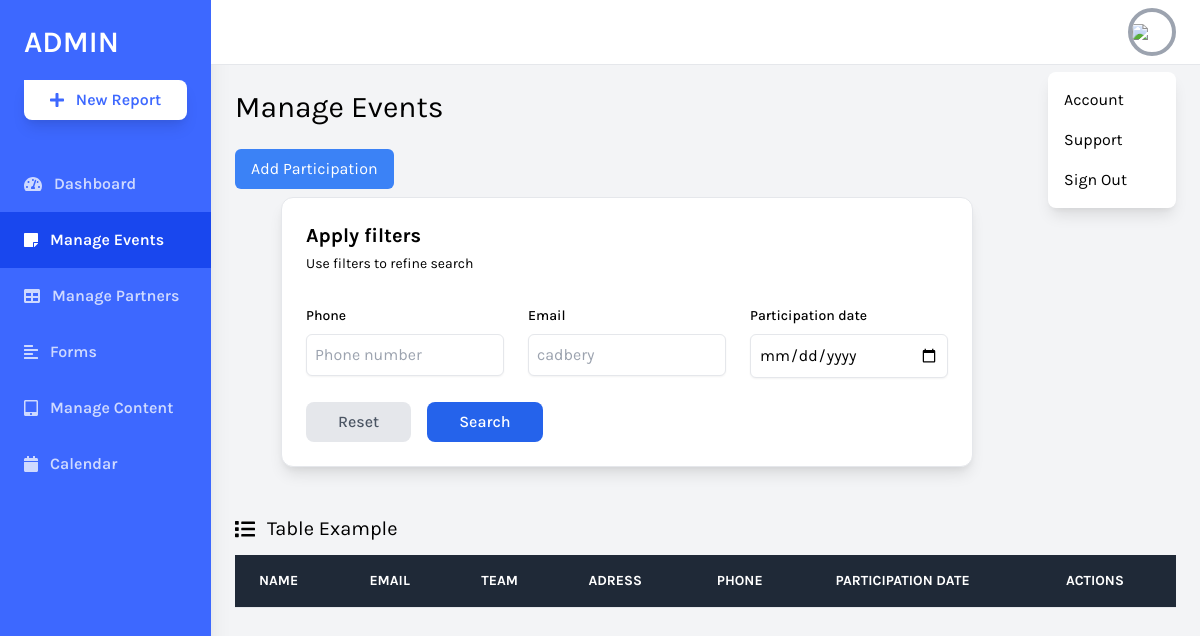
The page /daskboard/participants.php on the database as committed earlier.
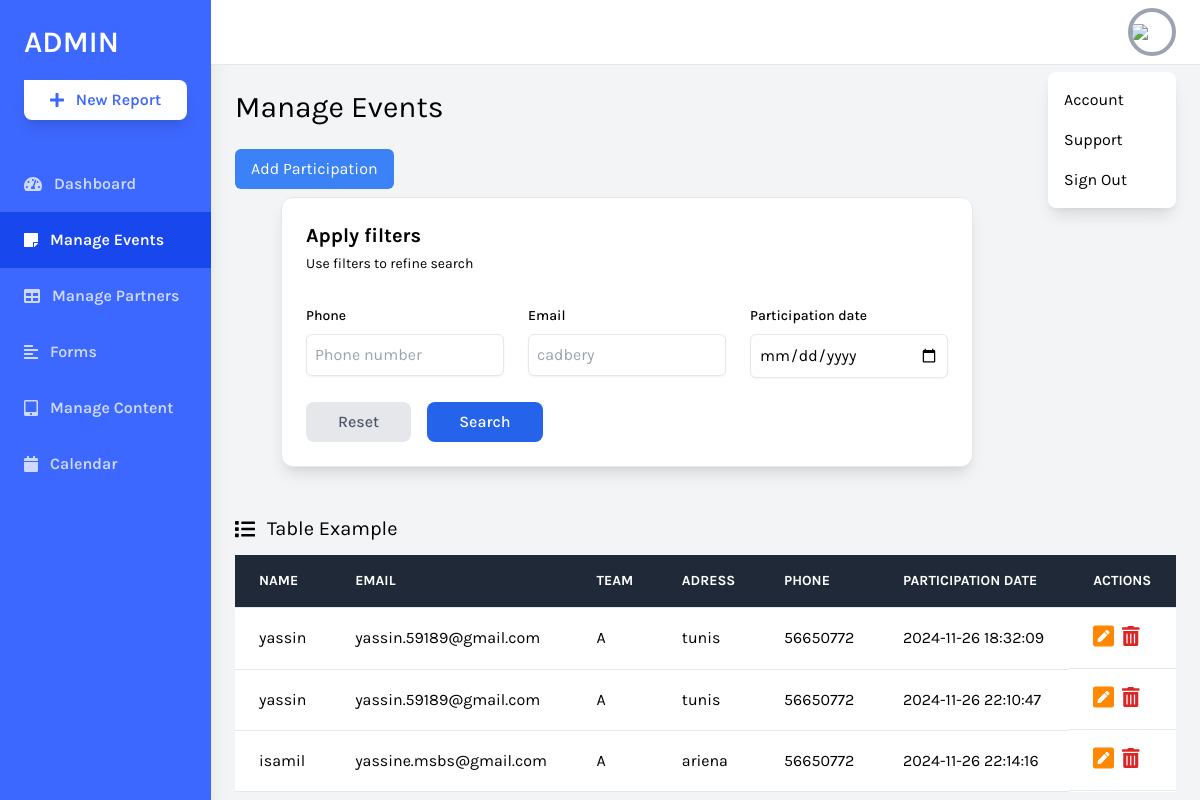
The same page on the database as committed later.
### tables this page shows
CREATE TABLE `participants` (
  `idevent` int(11) NOT NULL,
  `idutilsateur` int(11) NOT NULL,
  `dateparticipation` timestamp NOT NULL DEFAULT current_timestamp(),
  `team` enum('A','B') NOT NULL
);

CREATE TABLE `utilisateur` (
  `ID` int(11) NOT NULL,
  `role` varchar(20) NOT NULL,
  `Nom` varchar(20) NOT NULL,
  `username` varchar(20) NOT NULL,
  `Email` varchar(100) NOT NULL,
  `password` varchar(250) NOT NULL,
  `adresse` varchar(50) NOT NULL,
  `tel` varchar(8) NOT NULL
);

### daskboard/participants.php (the view, shortened to what this page needs)
<?php
include "conn.php";
?>
<!DOCTYPE html>
<html lang="en">
<head>
    <link rel="stylesheet" href="https://cdnjs.cloudflare.com/ajax/libs/font-awesome/4.7.0/css/font-awesome.min.css">
    <link href="https://cdnjs.cloudflare.com/ajax/libs/tailwindcss/2.2.19/tailwind.min.css" rel="stylesheet">
</head>
<body class="bg-gray-100 font-family-karla flex">
    <aside class="relative bg-sidebar h-screen w-64 hidden sm:block shadow-xl">
        <div class="p-6">
            <a href="index.php" class="text-white text-3xl font-semibold uppercase hover:text-gray-300">Admin</a>
            <button
                class="w-full bg-white cta-btn font-semibold py-2 mt-5 rounded-br-lg rounded-bl-lg rounded-tr-lg shadow-lg hover:shadow-xl hover:bg-gray-300 flex items-center justify-center">
                <i class="fas fa-plus mr-3"></i> New Report
            </button>
        </div>
        <nav class="text-white text-base font-semibold pt-3">
            <a href="index.php" class="flex items-center text-white opacity-75 hover:opacity-100 py-4 pl-6 nav-item">
                <i class="fas fa-tachometer-alt mr-3"></i>
                Dashboard
            </a>
            <a href="events.php" class="flex items-center active-nav-link text-white py-4 pl-6 nav-item">
                <i class="fas fa-sticky-note mr-3"></i>
                Manage Events
            </a>
            <a href="partners.php" class="flex items-center text-white opacity-75 hover:opacity-100 py-4 pl-6 nav-item">
                <i class="fas fa-table mr-3"></i>
                Manage Partners
            </a>
            <a href="forms.html" class="flex items-center text-white opacity-75 hover:opacity-100 py-4 pl-6 nav-item">
                <i class="fas fa-align-left mr-3"></i>
                Forms
            </a>
            <a href="tabs.php" class="flex items-center text-white opacity-75 hover:opacity-100 py-4 pl-6 nav-item">
                <i class="fas fa-tablet-alt mr-3"></i>
                Manage Content
            </a>
            <a href="calendar.php"
                class="flex items-center text-white opacity-75 hover:opacity-100 py-4 pl-6 nav-item">
                <i class="fas fa-calendar mr-3"></i>
                Calendar
            </a>
        </nav>
    </aside>
    <div class="relative w-full flex flex-col h-screen overflow-y-hidden">
        <header class="w-full items-center bg-white py-2 px-6 hidden sm:flex">
            <div x-data="{ isOpen: false }" class="relative w-1/2 flex justify-end">
                <button @click="isOpen = !isOpen"
                    class="realtive z-10 w-12 h-12 rounded-full overflow-hidden border-4 border-gray-400 hover:border-gray-300 focus:border-gray-300 focus:outline-none">
                    <img src="https://source.unsplash.com/uJ8LNVCBjFQ/400x400">
                </button>
                <button x-show="isOpen" @click="isOpen = false"
                    class="h-full w-full fixed inset-0 cursor-default"></button>
                <div x-show="isOpen" class="absolute w-32 bg-white rounded-lg shadow-lg py-2 mt-16">
                    <a href="#" class="block px-4 py-2 account-link hover:text-white">Account</a>
                    <a href="#" class="block px-4 py-2 account-link hover:text-white">Support</a>
                    <a href="logout.php" class="block px-4 py-2 account-link hover:text-white">Sign Out</a>
                </div>
            </div>
        </header>
        <div class="w-full h-screen overflow-x-hidden border-t flex flex-col">
            <main class="w-full flex-grow p-6">
                <h1 class="text-3xl text-black pb-6">Manage Events</h1>
                <button id="openModalButton"
                    class="px-4 py-2 bg-blue-500 text-white rounded-md hover:bg-blue-600 focus:outline-none">
                    Add Participation
                </button>
                <form action="" method="GET">
                <div class="m-2 max-w-screen-md flex items-center justify-center    ">
                    <div class="rounded-xl border border-gray-200 bg-white p-6 shadow-lg">
                        <h2 class="text-stone-700 text-xl font-bold">Apply filters</h2>
                        <p class="mt-1 text-sm">Use filters to refine search</p>
                        <div class="mt-8 grid grid-cols-1 gap-6 md:grid-cols-2 lg:grid-cols-3">
                            <div class="flex flex-col">
                                <label for="name" class="text-stone-600 text-sm font-medium">Phone</label>
                                <input name="tel" type="tel" id="name" placeholder="Phone number"
                                    class="mt-2 block w-full rounded-md border border-gray-200 px-2 py-2 shadow-sm outline-none focus:border-blue-500 focus:ring focus:ring-blue-200 focus:ring-opacity-50" />
                            </div>
                            <div class="flex flex-col">
                                <label for="manufacturer" class="text-stone-600 text-sm font-medium">Email</label>
                                <input name="email" type="manufacturer" id="manufacturer" placeholder="cadbery"
                                    class="mt-2 block w-full rounded-md border border-gray-200 px-2 py-2 shadow-sm outline-none focus:border-blue-500 focus:ring focus:ring-blue-200 focus:ring-opacity-50" />
                            </div>
                            <div class="flex flex-col">
                                <label for="date" class="text-stone-600 text-sm font-medium">Participation date</label>
                                <input name="date" type="date" id="date"
                                    class="mt-2 block w-full rounded-md border border-gray-200 px-2 py-2 shadow-sm outline-none focus:border-blue-500 focus:ring focus:ring-blue-200 focus:ring-opacity-50" />
                            </div>
                        </div>
                        <div class="mt-6 grid w-full grid-cols-2 space-x-4 md:flex">
                            <button
                                class="active:scale-95 rounded-lg bg-gray-200 px-8 py-2 font-medium text-gray-600 outline-none focus:ring hover:opacity-90" >Reset</button>
                                <button type="submit" class="active:scale-95 rounded-lg bg-blue-600 px-8 py-2 font-medium text-white outline-none focus:ring hover:opacity-90">Search</button>
                        </div>
                    </div>
                </div>
                </form>
                <div class="w-full mt-12">
                    <p class="text-xl pb-3 flex items-center">
                        <i class="fas fa-list mr-3"></i> Table Example
                    </p>
                    <div class="bg-white overflow-auto">
                        <table class="text-left w-full border-collapse">
                            <thead>
                                <tr class="bg-gray-800 text-white">
                                    <th
                                        class="py-4 px-6 bg-grey-lightest font-bold uppercase text-sm text-grey-dark border-b border-grey-light">
                                        Name</th>
                                    <th
                                        class="py-4 px-6 bg-grey-lightest font-bold uppercase text-sm text-grey-dark border-b border-grey-light">
                                        Email</th>
                                    <th
                                        class="py-4 px-6 bg-grey-lightest font-bold uppercase text-sm text-grey-dark border-b border-grey-light">
                                        Team</th>
                                    <th
                                        class="py-4 px-6 bg-grey-lightest font-bold uppercase text-sm text-grey-dark border-b border-grey-light">
                                        Adress</th>
                                    <th
                                        class="py-4 px-6 bg-grey-lightest font-bold uppercase text-sm text-grey-dark border-b border-grey-light">
                                        phone</th>
                                    <th
                                        class="py-4 px-6 bg-grey-lightest font-bold uppercase text-sm text-grey-dark border-b border-grey-light">
                                        participation date</th>
                                    <th
                                        class="py-4 px-6 bg-grey-lightest font-bold uppercase text-sm text-grey-dark border-b border-grey-light">
                                        Actions</th>
                                </tr>
                            </thead>
                            <tbody>
                                <?php
                                if(isset($_GET['tel']) && $_GET['tel'] != '') {
                                    $tel=$_GET['tel'];
                                    $req = "select u.Nom, u.Email, p.team, u.adresse, u.tel, p.dateparticipation from participants p, utilisateur u where u.ID=p.idutilsateur and u.tel ='$tel'";
                                    $res = mysqli_query($conn, $req);
                                } else if(isset($_GET['email']) && $_GET['email'] != '') {
                                    $email=$_GET['email'];
                                    $req = "select u.Nom, u.Email, p.team, u.adresse, u.tel, p.dateparticipation from participants p, utilisateur u where u.ID=p.idutilsateur and u.Email ='$email'";
                                    $res = mysqli_query($conn, $req);
                                } else {
                                    $req = "select u.Nom, u.Email, p.team, u.adresse, u.tel, p.dateparticipation from participants p, utilisateur u where u.ID=p.idutilsateur";
                                    $res = mysqli_query($conn, $req);
                                }
                                while($row = mysqli_fetch_assoc($res)) {
                                    echo ('<tr class="hover:bg-grey-lighter">
                                    <td class="py-4 px-6 border-b border-grey-light">'.$row['Nom'].'</td>
                                    <td class="py-4 px-6 border-b border-grey-light">'.$row['Email'].'</td>
                                    <td class="py-4 px-6 border-b border-grey-light">'.$row['team'].'</td>
                                    <td class="py-4 px-6 border-b border-grey-light">'.$row['adresse'].'</td>
                                    <td class="py-4 px-6 border-b border-grey-light">'.$row['tel'].'</td>
                                    <td class="py-4 px-6 border-b border-grey-light">'.$row['dateparticipation'].'</td>
                                    <td class="py-4 px-6 border-b border-grey-light flex items-center">
                                        <a href="#">
                                            <i class="fas fa-pen-square text-2xl"
                                                style="color: rgb(255, 136, 0);"></i></a>
                                        <a href="#">
                                            <i class="fas fa-trash-alt text-xl ml-2 text-red-600"
                                                aria-hidden="true"></i></a>
                                    </td>
                                </tr>');
                                }
                                ?>
                            </tbody>
                        </table>
                    </div>
            </main>
        </div>
    </div>
</body>
</html>

### daskboard/participants.php (style rules this page uses)
.font-family-karla { font-family: karla; }
.bg-sidebar { background: #3d68ff; }
.cta-btn { color: #3d68ff; }
.active-nav-link { background: #1947ee; }

Rows that differ between the two databases and show on the page:
added participants: utilisateur.Nom "yassin", utilisateur.Email "yassin.59189@gmail.com", team "A", utilisateur.adresse "tunis", utilisateur.tel "56650772", dateparticipation "2024-11-26 18:32:09"
added participants: utilisateur.Nom "yassin", utilisateur.Email "yassin.59189@gmail.com", team "A", utilisateur.adresse "tunis", utilisateur.tel "56650772", dateparticipation "2024-11-26 22:10:47"
added participants: utilisateur.Nom "isamil", utilisateur.Email "yassine.msbs@gmail.com", team "A", utilisateur.adresse "ariena", utilisateur.tel "56650772", dateparticipation "2024-11-26 22:14:16"
